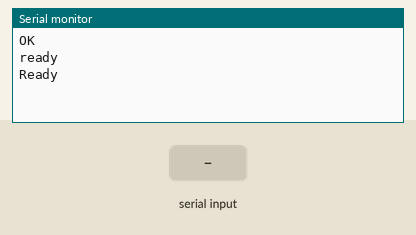
The sketch below on a simulated Arduino Mega 2560, built with avr-gcc and run on an emulated ATmega2560. Shown: the last lines printed to the serial monitor. The test bench sets the inputs (shaded band). The modem accepts every AT command (registered, SIM ready, sends succeed) and sends nothing else.

Above: at 1.2 s.
1.3 s: "1" received over the second serial link
At 2.1 s:
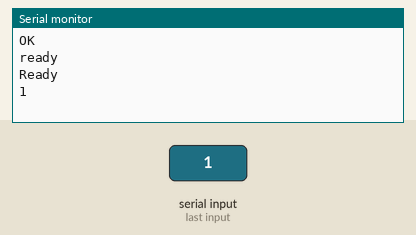
2.8 s: "0" received over the second serial link
At 3.2 s:
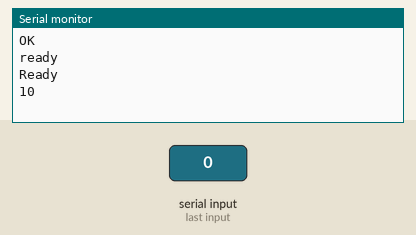

Measured:
- after the input at 1.3 s, the serial monitor: prints a new line at once (image 1)
- after the input at 2.8 s, the serial monitor: prints a new line at once (image 2)

The sketch:

esp8266-setup.ino
```cpp
/* Simple TCP server setup
you can use this for sending
AT commands and viewing how
commands are recvd by the
ESP8266
*/

void setup() {
  Serial1.begin(115200);
  Serial.begin(115200);
  Serial1.println("AT+RST");
  //delay(1000);
  //Serial1.println("AT+CIPMODE=0");
  //delay(1000);
  //Serial1.println("AT+CIPMUX=1");
  //delay(1000);
  //Serial1.println("AT+CIPSERVER=1,8888");
}


/*Need to send to get set up as tcp server
AT+CIPMODE=0
AT+CIPMUX=1
AT+CIPSERVER=1,8888 OR WHATEVER PORT YOU WANT
*/

// copy from and to each port
void loop() {
 while(Serial1.available())
 Serial.write(Serial1.read());
 while(Serial.available())
 Serial1.write(Serial.read());
}
```
